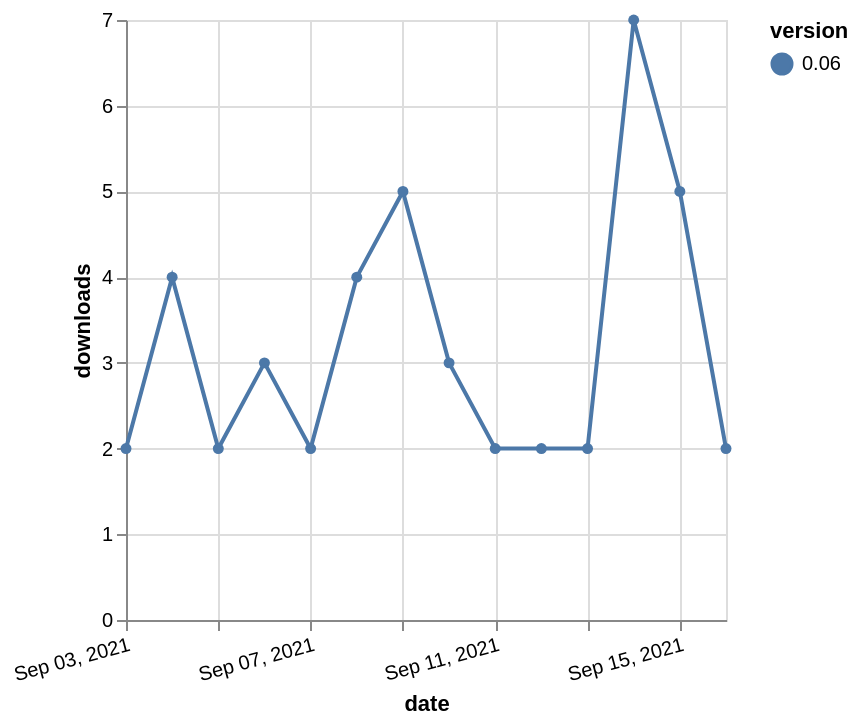

The Vega-Lite source for this figure:
### Vega-Lite specification from a JSON file in a GitHub repository (floating-point values rounded to 4 significant figures)
{"$schema": "https://vega.github.io/schema/vega-lite/v5.json", "description": "A simple bar chart with embedded data.", "data": {"values": [{"date": "2021-09-03", "total": 3179, "delta": 2, "version": "0.06"}, {"date": "2021-09-04", "total": 3183, "delta": 4, "version": "0.06"}, {"date": "2021-09-05", "total": 3185, "delta": 2, "version": "0.06"}, {"date": "2021-09-06", "total": 3188, "delta": 3, "version": "0.06"}, {"date": "2021-09-07", "total": 3190, "delta": 2, "version": "0.06"}, {"date": "2021-09-08", "total": 3194, "delta": 4, "version": "0.06"}, {"date": "2021-09-09", "total": 3199, "delta": 5, "version": "0.06"}, {"date": "2021-09-10", "total": 3202, "delta": 3, "version": "0.06"}, {"date": "2021-09-11", "total": 3204, "delta": 2, "version": "0.06"}, {"date": "2021-09-12", "total": 3206, "delta": 2, "version": "0.06"}, {"date": "2021-09-13", "total": 3208, "delta": 2, "version": "0.06"}, {"date": "2021-09-14", "total": 3215, "delta": 7, "version": "0.06"}, {"date": "2021-09-15", "total": 3220, "delta": 5, "version": "0.06"}, {"date": "2021-09-16", "total": 3222, "delta": 2, "version": "0.06"}]}, "width": "container", "mark": {"type": "line", "point": {"filled": true}}, "encoding": {"x": {"field": "date", "type": "temporal", "timeUnit": "yearmonthdate", "title": "date", "axis": {"labelAngle": -15}}, "y": {"field": "delta", "type": "quantitative", "title": "downloads"}, "color": {"field": "version", "type": "nominal"}, "tooltip": {"field": "delta"}}}
